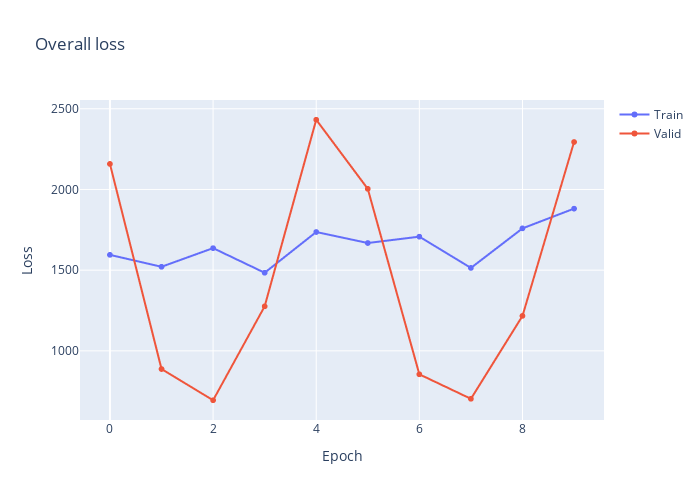

Here is the notebook cell this chart was saved with:
### Markdown cell above
**Plot losses**<br>
*-->TODO: create separate functions for these in visualization.*

### Code cell
import matplotlib.pyplot as plt
import numpy as np
import plotly.graph_objects as go
from plotly.subplots import make_subplots
fig = go.Figure()
fig.add_trace(go.Scattergl(
                    y=history.history['loss'],
                    name='Train'))
fig.add_trace(go.Scattergl(
                    y=history.history['val_loss'],
                    name='Valid'))
fig.update_layout(height=500, 
                  width=700,
                  title='Overall loss',
                  xaxis_title='Epoch',
                  yaxis_title='Loss')
fig.show()

if is_save_images:
    read_write.save_plot(path=image_save_dir+'overall_loss.png',fig=fig)
    print(read_write.print_terminal(type='done',message='MAE plot of speed saved to {}'.format(image_save_dir+'overall_loss.png')))

### Figure 1 — Plotly figure (JSON) as saved in the notebook; plotly's stock layout.template omitted (floating-point values rounded to 4 significant figures)
{"data": [{"name": "Train", "type": "scattergl", "y": [1595.0, 1521.0, 1637.0, 1484.0, 1736.0, 1668.0, 1708.0, 1514.0, 1759.0, 1881.0]}, {"name": "Valid", "type": "scattergl", "y": [2158.0, 887.5, 694.1, 1276.0, 2432.0, 2004.0, 854.8, 703.0, 1217.0, 2294.0]}], "layout": {"height": 500, "title": {"text": "Overall loss"}, "width": 700, "xaxis": {"title": {"text": "Epoch"}}, "yaxis": {"title": {"text": "Loss"}}}}
